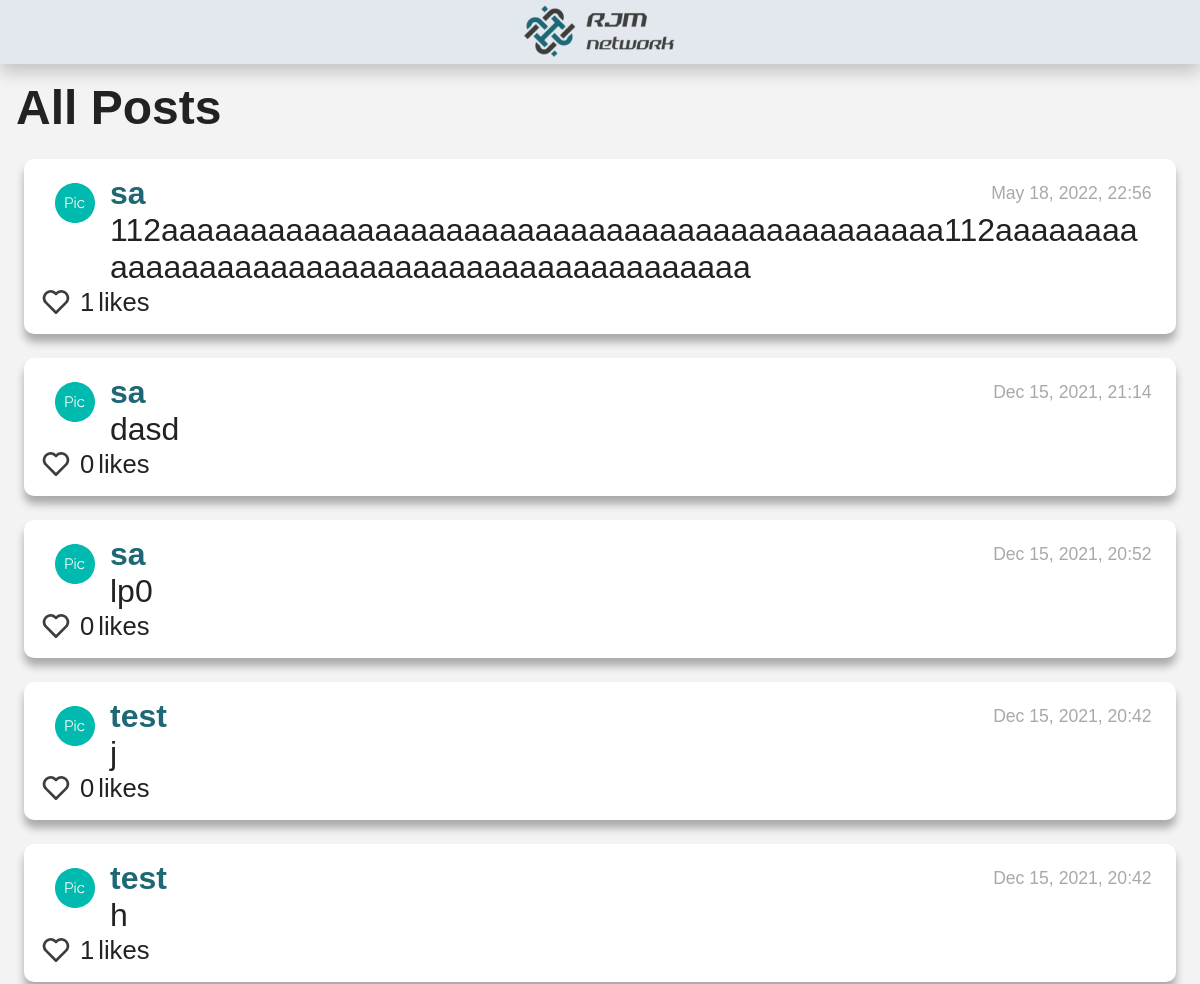
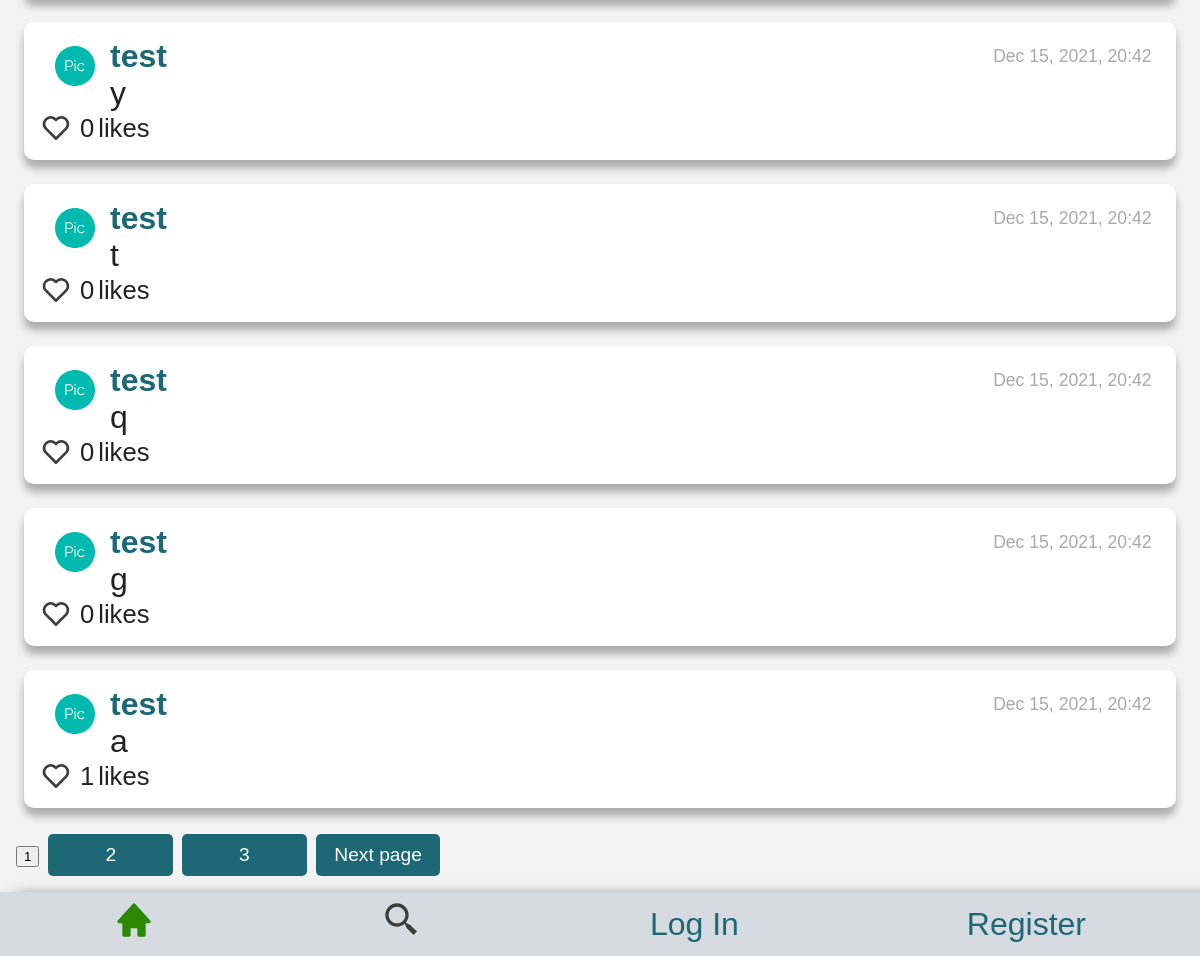
The page / on the database its author committed (2 pictures, top to bottom).
### network/models.py (models this page shows, shortened)
class NewPost(models.Model):
    poster = models.ForeignKey(User, on_delete=models.PROTECT, related_name="posts_posted")
    description = models.TextField(blank=False)
    date_added = models.DateTimeField(auto_now_add=True)

class User(AbstractUser):
    pass

### network/views.py (the view)
# urls.py: path("", views.index, name="index"),
def index(request):
    all_posts = NewPost.objects.select_related('poster')
    total_posts=all_posts.count()
    total_pages=math.ceil(total_posts/10)
    list_total_pages = []
    for i in range(2, total_pages+1):
        list_total_pages.append(i)
    all_posts = all_posts.order_by("-date_added")[:10]
    all_likers = Likers.objects.all()
    for post in all_posts:
        post.date_added = (post.date_added.strftime("%b %d, %Y, %H:%M"))
        post.number_likes=0
        likers = all_likers.filter(post=post.id)
        likers_id = []
        for each_liker in likers:
            post.likers = each_liker.liker.all()
            post.number_likes = each_liker.liker.count()
            for each in each_liker.liker.all():
                likers_id.append(each.id)
            post.likers_id = likers_id
    return render(request, "network/index.html", {
        "all_posts": all_posts,
        "list_total_pages":list_total_pages,
    })

### network/templates/network/index.html (shortened to what this page needs)
{% extends "network/layout.html" %}
{% load static %}
{% block body %}
    <h3> All Posts</h3>
    <div id="all_posts_view">
        <div id="page_0">
            {% if all_posts %}
                {% for post in all_posts %}
                    <div id="posts_style">
                        <div id="posts-flex-order">
                            <div id="posts-flex-order-child1">
                            </div>
                            <div id="posts-flex-order-child2">
                                <div id="posts-first-line">
                                    <a id="profile"  href="profile/{{ post.poster.id }}">{{ post.poster }}</a>
                                    <div id="post-{{post.date_added}}" class="date_post"> {{ post.date_added }}</div>
                                </div>
                                <div id="post-description-{{post.id}}" class="description_post"> {{ post.description }} </div>
                            </div>
                        </div>
                        <div id="like_complete">
                            {% if user.id in post.likers_id %}
                                <button class="yes_button" id="like-btn-{{post.id}}" value="heart_full" onclick="like('{{ post.id }}')">
                                    <svg id="heart-img-{{ post.id }}" alt="jacket" width="40" height="40" viewBox="0 0 40 40" fill="none" xmlns="http://www.w3.org/2000/svg">
                                        <path d="M33.6751 7.9851C32.7561 7.05963 31.6632 6.32493 30.4593 5.82324C29.2555 5.32155 27.9643 5.06277 26.6601 5.06177C24.1931 5.06217 21.8162 5.98889 20 7.65843C18.1841 5.98861 15.8071 5.06185 13.34 5.06177C12.0343 5.06313 10.7417 5.3227 9.53661 5.82555C8.33155 6.3284 7.23783 7.06459 6.31838 7.99177C2.39672 11.9301 2.39838 18.0901 6.32172 22.0118L20 35.6901L33.6784 22.0118C37.6017 18.0901 37.6034 11.9301 33.6751 7.9851Z" fill="#DA2D57"/>
                                    </svg>
                                </button>
                            {% else %}
                                <button class="yes_button" id="like-btn-{{post.id}}" value="heart_empty"  onclick="like('{{ post.id }}')">
                                    <svg id="heart-img-{{ post.id }}" alt="jacket" width="40" height="40" viewBox="0 0 40 40" fill="none" xmlns="http://www.w3.org/2000/svg">
                                        <path d="M20 7.65843C18.1841 5.98861 15.8071 5.06185 13.34 5.06177C12.0343 5.06313 10.7417 5.3227 9.53661 5.82555C8.33155 6.3284 7.23783 7.06459 6.31838 7.99177C2.39672 11.9301 2.39838 18.0901 6.32172 22.0118L18.5417 34.2318C18.825 34.7301 19.3717 35.0518 20 35.0518C20.258 35.0493 20.5119 34.9863 20.7411 34.8679C20.9704 34.7495 21.1686 34.579 21.32 34.3701L33.6784 22.0118C37.6017 18.0884 37.6017 11.9301 33.675 7.9851C32.7561 7.05963 31.6632 6.32493 30.4593 5.82324C29.2555 5.32155 27.9643 5.06277 26.66 5.06177C24.1931 5.06217 21.8162 5.98889 20 7.65843ZM31.3184 10.3418C33.9234 12.9601 33.925 17.0501 31.3217 19.6551L20 30.9768L8.67838 19.6551C6.07505 17.0501 6.07672 12.9601 8.67505 10.3484C9.94172 9.08843 11.5984 8.3951 13.34 8.3951C15.0817 8.3951 16.7317 9.08843 17.9884 10.3451L18.8217 11.1784C18.9764 11.3333 19.16 11.4562 19.3622 11.5401C19.5644 11.6239 19.7812 11.6671 20 11.6671C20.2189 11.6671 20.4357 11.6239 20.6379 11.5401C20.8401 11.4562 21.0237 11.3333 21.1784 11.1784L22.0117 10.3451C24.5317 7.8301 28.8017 7.83677 31.3184 10.3418Z" fill="#3D3D3D"/>
                                    </svg>
                                </button>
                            {% endif %}
                            <div id="like-count-{{post.id}}" class="d-inline-block">{{post.number_likes}}</div> likes
                        </div>
                    </div>
                {% endfor %}
                <div id="id_page_buttons">
                    <button id="selected_button" class="no-button" > 1 </button>
                    {% if list_total_pages %}
                        {% for page in list_total_pages %}
                            <button class="page_button"  id="not_selected_button" onclick="pages('{{user.id}}', 0, '{{page}}'-1)">{{page}}</button>
                        {% endfor %}
                        <button class="page_button" onclick="pages('{{user.id}}', 0, 1)">Next page</button>
                    {% endif %}
                </div>
            {% else %}
                    <li>no post</li>
            {% endif %}
        </div>
    </div>
{% endblock %}

### network/static/network/styles.css (style rules this page uses)
#posts-flex-order { display: flex; flex-direction: row; }
#posts-flex-order-child1 { width: 70px; }
#posts-flex-order-child1 #dropbtn-profile { display: block; margin: auto; margin-top: 8px; }
#posts-flex-order-child2 { width: 93%; display: flex; flex-direction: column; }
#posts-first-line { display: flex; flex-direction: row; align-items: center; justify-content: space-between; }
#profile { font-weight:bold; }
.date_post { font-size: 55%; color:darkgray; }
.description_post { word-wrap: break-word; }
#like_complete { display: flex; flex-direction: row; align-items: center; font-size: 80%; }
.yes_button { all: unset; height: 1rem; margin-right: 8px; cursor: pointer; }
.yes_button svg { width: 1rem; height: 1rem; }
.d-inline-block { margin-right: 4px; }
.page_button { width: 3.9rem; height: 1.3rem; background-color: var(--link-color); color: var(--white-color); margin: 0; font-size: .6rem; border:0; border-radius: 5px; }
:root { --white-color: #ffffff; --black-color: #000000; --white-alpha-color: rgba(255, 255, 255, 0.5); --black-alpha-color: rgba(0, 0, 0, 0.3); --black-alpha-color2: rgba(0, 0, 0, 0.5); --gray-color: #ccc; --gray-dark-color: #555; --gray-light-color: #f3f3f3; --text-color: #222; --gray-blue: #D5DBE1; --gray-blue-2: #E2E8EE; --gray-light-2: #3d509f; --black-logo: #3D3D3D; --pink-color: #DA2D57; --yellow-color: #AAAD00; --blue-color: #0013C2; --green-color: #2B8800; --orange-color: #FF8A00; --pic-user-logued-color: #00BAAF; --link-color: #1E6876; --link-dark-color: #144852; --link-light-color: #2d9cb3; --font: "Ubuntu", sans-serif; --max-width: 1200px; --header-height: 2rem; --search-height: 1.3rem; }
html { box-sizing: border-box; font-family: var(--font); font-size: 2rem; scroll-behavior: smooth; }
*, *::after, *::before { box-sizing: inherit; }
body { margin: 0; overflow-x: hidden; color: var(--text-color); background-color: var(--gray-light-color); }
a { color: var(--link-color); text-decoration: none; transition: all ease-out; }
h3 { margin: 0; font-size: 1.5rem; }
body { margin: var(--header-height) 0; padding: .5rem; }
#posts_style { margin: 24px 8px; padding: 16px; background-color: var(--white-color); border-radius: 10px; box-shadow: 0px 8px 8px 0px rgba(0,0,0,0.3); }

### rows shown on the page
NewPost: poster "sa", date_added "May 18, 2022, 22:56", description "112aaaaaaaaaaaaaaaaaaaaaaaaaaaaaaaaaaaaaaaaaaaa112aaaaaaaaaaaaaaaaaaaaaaaaaaaaaaaaaaaaaaaaaaaa", number_likes "1"
NewPost: poster "sa", date_added "Dec 15, 2021, 21:14", description "dasd", number_likes "0"
NewPost: poster "sa", date_added "Dec 15, 2021, 20:52", description "lp0", number_likes "0"
NewPost: poster "test", date_added "Dec 15, 2021, 20:42", description "j", number_likes "0"
NewPost: poster "test", date_added "Dec 15, 2021, 20:42", description "h", number_likes "1"
NewPost: poster "test", date_added "Dec 15, 2021, 20:42", description "y", number_likes "0"
NewPost: poster "test", date_added "Dec 15, 2021, 20:42", description "t", number_likes "0"
NewPost: poster "test", date_added "Dec 15, 2021, 20:42", description "q", number_likes "0"
NewPost: poster "test", date_added "Dec 15, 2021, 20:42", description "g", number_likes "0"
NewPost: poster "test", date_added "Dec 15, 2021, 20:42", description "a", number_likes "1"

### other values the page prints
{{ page }} "2" "3"
